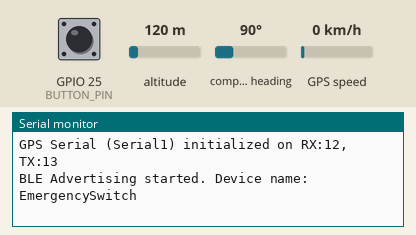
This sketch was run on a simulated ESP32. On the bench: the last lines printed to the serial monitor. The inputs (shaded band) are chosen by the test bench; at power-on: GPIO 25 (BUTTON_PIN) HIGH, altitude 120 m, compass heading 90°, GPS speed 0 km/h. The GPS gets a fix after 3 s at 37.7749, -122.4194 with 8 satellites; nothing arrives over Bluetooth unless stated; a phone connects over Bluetooth LE 3 s after start.

Above: at 1.2 s.
1.3 s: GPIO 25 (BUTTON_PIN) pulled LOW for 0.15 s
At 2.7 s:
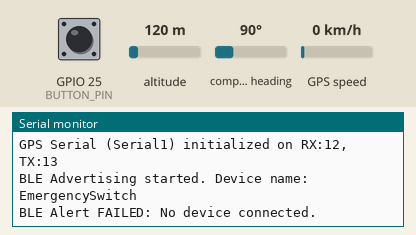
4.5 s: GPIO 25 (BUTTON_PIN) pulled LOW for 1 s
At 5.2 s:
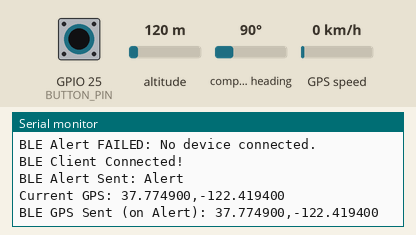

Measured:
- after the input at 1.3 s, the serial monitor: prints a new line at once (image 1)
- after the input at 4.5 s, the serial monitor: prints a new line at once (image 2)

The sketch:

device_code.ino
```cpp
#include <BLEDevice.h>
#include <BLEServer.h>
#include <BLEUtils.h>
#include <BLE2902.h> // For BLE2902, needed for notifications

// Include TinyGPSPlus library for GPS parsing
#include <TinyGPSPlus.h>
#include <HardwareSerial.h> // For using Serial1 and Serial2 on ESP32

// =======================================================
//                    BLE CONFIGURATION
// =======================================================
#define SERVICE_UUID           "4fafc201-1fb5-459e-8fcc-c5c9c331914b" // Custom Service UUID
#define ALERT_CHARACTERISTIC_UUID "beb5483e-36e1-4688-b7f5-ea07361b26a8" // Custom Alert Characteristic UUID
#define GPS_CHARACTERISTIC_UUID   "00002a23-0000-1000-8000-00805f9b34fb" // Standard GPS Location Characteristic (or custom)

BLEServer* pServer = NULL;
BLECharacteristic* pAlertCharacteristic = NULL;
BLECharacteristic* pGPSCharacteristic = NULL;
bool deviceConnected = false;
bool oldDeviceConnected = false;

// =======================================================
//                    PIN DEFINITIONS
// =======================================================
// Push Button
const int BUTTON_PIN = 25; // GPIO25 for push button

// Voice Recognition Module (VR3) - Using Serial2
const int VR_TX_PIN = 27; // ESP32 TX to VR3 RX
const int VR_RX_PIN = 26; // ESP32 RX from VR3 TX (via voltage divider)
HardwareSerial SerialVR(2); // Use Serial2 for VR module

// GPS Module (NEO-6M) - Using Serial1
const int GPS_TX_PIN = 13; // ESP32 TX to GPS RX
const int GPS_RX_PIN = 12; // ESP32 RX from GPS TX
HardwareSerial SerialGPS(1); // Use Serial1 for GPS module

// =======================================================
//                  VOICE RECOGNITION CONFIG
// =======================================================
// Commands and their IDs for Elechouse VR3
// Based on 'sigtrain 2 HELP': If "HELP" was the FIRST command trained in Group 2,
// its command ID will be 0. If it was the second, it would be 1, and so on.
const int VR_COMMAND_ID_HELP = 0; // ASSUMPTION: "HELP" was the first command (ID 0) in Group 2.
                                  // *** ADJUST THIS VALUE IF YOUR TRAINING ASSIGNED A DIFFERENT ID ***
unsigned long lastVoiceReadTime = 0;
const long VOICE_READ_INTERVAL = 50; // Read VR module every 50ms

// =======================================================
//                      GPS CONFIG
// =======================================================
TinyGPSPlus gps; // TinyGPSPlus object
// No periodic GPS sending, so no lastGPSSendTime or GPS_SEND_INTERVAL needed

// =======================================================
//                      FUNCTION PROTOTYPES
// =======================================================
void sendAlert(String alertType);
void sendGPSDataOnAlert(); // Modified function for GPS on alert
void readVRModule();
void processGPSData();
void handleButtonPress();

// =======================================================
//                     BLE CALLBACKS
// =======================================================
class MyServerCallbacks: public BLEServerCallbacks {
    void onConnect(BLEServer* pServer) {
      deviceConnected = true;
      Serial.println("BLE Client Connected!");
    };

    void onDisconnect(BLEServer* pServer) {
      deviceConnected = false;
      Serial.println("BLE Client Disconnected!");
      // Restart advertising to allow reconnection
      BLEDevice::startAdvertising();
    }
};

// =======================================================
//                         SETUP
// =======================================================
void setup() {
  Serial.begin(115200);
  Serial.println("Starting ESP32 Emergency Beacon (Old Version Logic Firmware)...");

  // Initialize Push Button
  pinMode(BUTTON_PIN, INPUT_PULLUP);
  // Attach interrupt for immediate button press detection
  attachInterrupt(digitalPinToInterrupt(BUTTON_PIN), handleButtonPress, FALLING);
  Serial.println("Button interrupt attached to GPIO" + String(BUTTON_PIN));

  // Initialize Voice Recognition Serial (Serial2)
  SerialVR.begin(9600, SERIAL_8N1, VR_RX_PIN, VR_TX_PIN);
  Serial.println("Voice Recognition Serial (Serial2) initialized on RX:" + String(VR_RX_PIN) + ", TX:" + String(VR_TX_PIN));

  // Initialize GPS Serial (Serial1)
  SerialGPS.begin(9600, SERIAL_8N1, GPS_RX_PIN, GPS_TX_PIN);
  Serial.println("GPS Serial (Serial1) initialized on RX:" + String(GPS_RX_PIN) + ", TX:" + String(GPS_TX_PIN));

  // Initialize BLE
  BLEDevice::init("EmergencySwitch"); // Name of your BLE device
  pServer = BLEDevice::createServer();
  pServer->setCallbacks(new MyServerCallbacks());

  // Create the BLE Service
  BLEService *pService = pServer->createService(SERVICE_UUID);

  // Create Alert Characteristic
  pAlertCharacteristic = pService->createCharacteristic(
                      ALERT_CHARACTERISTIC_UUID,
                      BLECharacteristic::PROPERTY_READ |
                      BLECharacteristic::PROPERTY_NOTIFY
                    );
  pAlertCharacteristic->addDescriptor(new BLE2902()); // For notifications

  // Create GPS Characteristic
  pGPSCharacteristic = pService->createCharacteristic(
                      GPS_CHARACTERISTIC_UUID,
                      BLECharacteristic::PROPERTY_READ |
                      BLECharacteristic::PROPERTY_NOTIFY
                    );
  pGPSCharacteristic->addDescriptor(new BLE2902()); // For notifications

  pService->start(); // Start the service

  // Start advertising
  BLEAdvertising *pAdvertising = BLEDevice::getAdvertising();
  pAdvertising->addServiceUUID(SERVICE_UUID);
  pAdvertising->setScanResponse(true);
  pAdvertising->setMinPreferred(0x06);  // helps with iPhone connection issues
  pAdvertising->setMinPreferred(0x12);
  BLEDevice::startAdvertising();
  Serial.println("BLE Advertising started. Device name: EmergencySwitch");
}

// =======================================================
//                          LOOP
// =======================================================
void loop() {
  // Read and process GPS data continuously
  // This updates the 'gps' object, so the latest data is available when needed.
  processGPSData();

  // Read voice recognition module
  readVRModule();

  // Handle BLE state changes (disconnection management)
  if (!deviceConnected && oldDeviceConnected) {
    delay(500); // Give the BLE stack a moment to recover
    // Restart advertising already handled in onDisconnect
    oldDeviceConnected = deviceConnected;
  }
  if (deviceConnected && !oldDeviceConnected) {
    // Device connected
    oldDeviceConnected = deviceConnected;
  }

  // Removed: Periodic GPS data sending from loop()
  // Now, GPS data is only sent when an alert is triggered.

  // Small delay to prevent watchdog timer from triggering too quickly in empty loops
  delay(10);
}

// =======================================================
//                       FUNCTIONS
// =======================================================

// Function to send alert via BLE
void sendAlert(String alertType) {
  if (deviceConnected) {
    pAlertCharacteristic->setValue(alertType.c_str());
    pAlertCharacteristic->notify();
    Serial.println("BLE Alert Sent: " + alertType);

    // In old version logic, GPS data was often sent alongside the alert
    // to provide the module's "last known" as a fallback.
    sendGPSDataOnAlert(); // Trigger sending GPS data immediately after alert
  } else {
    Serial.println("BLE Alert FAILED: No device connected.");
  }
}

// Function to send GPS data via BLE specifically when an alert is triggered
void sendGPSDataOnAlert() {
  if (deviceConnected) {
    String gps_payload = "0.0,0.0"; // Default invalid location

    if (gps.location.isValid()) {
      gps_payload = String(gps.location.lat(), 6) + "," + String(gps.location.lng(), 6);
      Serial.println("Current GPS: " + gps_payload);
    } else {
      Serial.println("GPS not valid (for alert).");
    }

    pGPSCharacteristic->setValue(gps_payload.c_str());
    pGPSCharacteristic->notify();
    Serial.println("BLE GPS Sent (on Alert): " + gps_payload);
  } else {
    Serial.println("BLE GPS FAILED (on Alert): No device connected.");
  }
}

// Function to read data from VR Module
void readVRModule() {
  if (millis() - lastVoiceReadTime > VOICE_READ_INTERVAL) {
    if (SerialVR.available()) {
      uint8_t voiceCommand = SerialVR.read(); // Read the byte from VR module

      // Debug: Print raw command ID
      Serial.print("VR Raw Command ID: ");
      Serial.println(voiceCommand);

      // Check if the command ID matches our trained "HELP" command (ID 0 in Group 2)
      if (voiceCommand == VR_COMMAND_ID_HELP) { // This is 0 based on our assumption
        Serial.println("Voice Command 'HELP' recognized!");
        sendAlert("VoiceAlert"); // Send a "VoiceAlert" via BLE
      } else if (voiceCommand >= 0x01 && voiceCommand <= 0x14) { // Other trained commands (1-20)
        Serial.print("Other voice command recognized: ID ");
        Serial.println(voiceCommand);
      } else if (voiceCommand == 0x21) { // 0x21 indicates command ID out of scope
        Serial.println("Voice: Command ID out of scope.");
      } else if (voiceCommand == 0x22) { // 0x22 indicates unknown command
        Serial.println("Voice: Unknown command.");
      } else {
        Serial.print("Voice: Unhandled VR response: 0x");
        Serial.println(voiceCommand, HEX);
      }
    }
    lastVoiceReadTime = millis();
  }
}

// Function to process incoming GPS NMEA data
void processGPSData() {
  while (SerialGPS.available() > 0) {
    if (gps.encode(SerialGPS.read())) {
      // Data was successfully encoded, means new valid data might be available
      // The 'gps' object is continuously updated so its data is fresh when sendGPSDataOnAlert() is called.
    }
  }
}

// Interrupt Service Routine (ISR) for button press
// MUST be fast and not use Serial.print or delay
void IRAM_ATTR handleButtonPress() {
  static unsigned long lastInterruptTime = 0;
  unsigned long interruptTime = millis();
  // Debounce: ignore presses that are too close together (e.g., within 200ms)
  if (interruptTime - lastInterruptTime > 200) {
    sendAlert("Alert"); // Send a "Alert" via BLE
    lastInterruptTime = interruptTime;
  }
}
```
